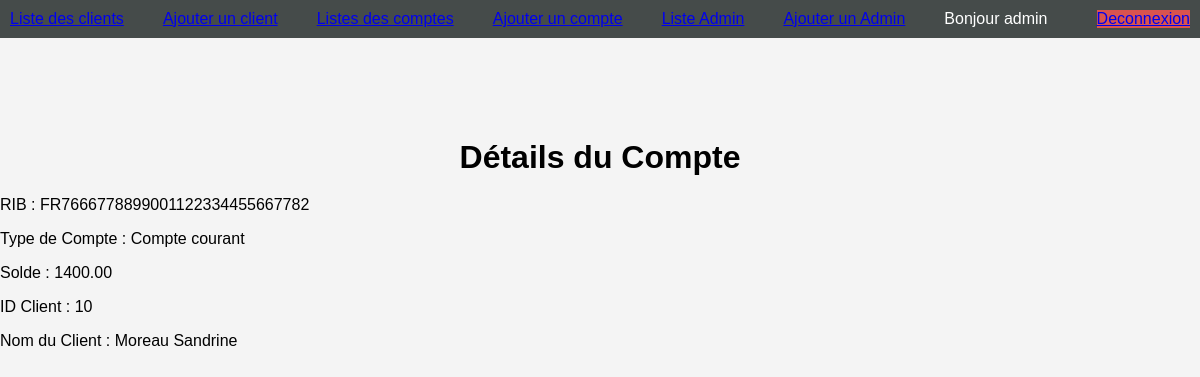
The page /index.php?action=voir_compte&id=13 (signed in) on the database as committed earlier.
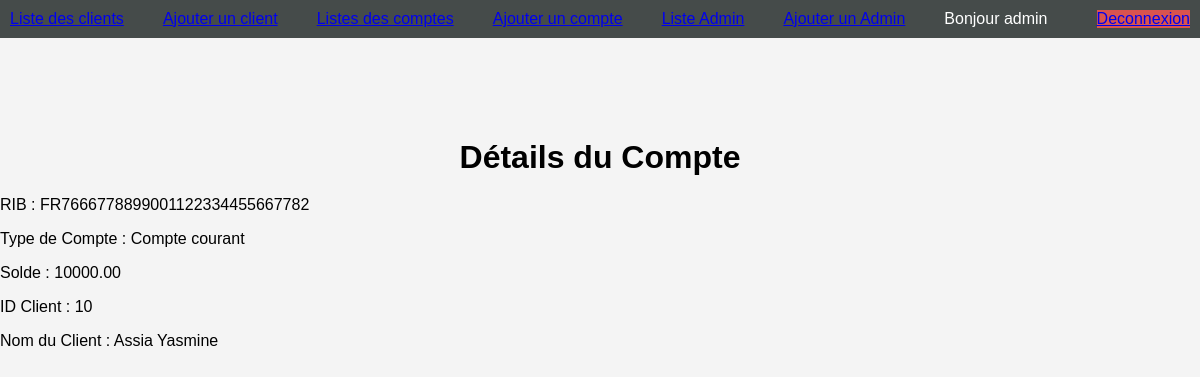
The same page on the database as committed later.
### tables this page shows
CREATE TABLE `comptes` (
  `id` int(11) NOT NULL,
  `rib` varchar(34) NOT NULL,
  `typeCompte` varchar(20) NOT NULL,
  `solde` decimal(10,2) NOT NULL,
  `idClient` int(11) NOT NULL
);

CREATE TABLE `clients` (
  `id` int(11) NOT NULL,
  `nom` varchar(50) NOT NULL,
  `prenom` varchar(50) NOT NULL,
  `email` varchar(100) NOT NULL,
  `telephone` varchar(20) DEFAULT NULL,
  `adresse` varchar(255) DEFAULT NULL
);

### views/comptes/view.php (the view)
<?php include __DIR__ . '/../templates/header.php'; ?>
<h1>Détails du Compte</h1>
<p>RIB : <?php echo htmlspecialchars($compte['rib']); ?></p>
<p>Type de Compte : <?php echo htmlspecialchars($compte['typeCompte']); ?></p>
<p>Solde : <?php echo htmlspecialchars($compte['solde']); ?></p>
<p>ID Client : <?php echo htmlspecialchars($compte['idClient']); ?></p>
<p>Nom du Client : <?php echo htmlspecialchars($nomClient['nom']) . ' ' . htmlspecialchars($nomClient['prenom']); ?></p>
<?php include __DIR__ . '/../templates/footer.php'; ?>

Rows that differ between the two databases and show on the page:
changed comptes "FR7666778899001122334455667782": solde "1400.00" → "10000.00"
changed clients: nom "Moreau" → "Assia"; prenom "Sandrine" → "Yasmine"
